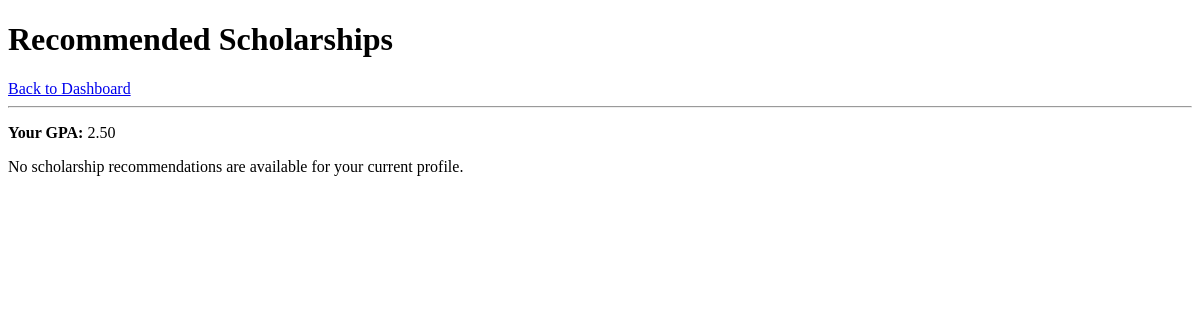
Before: /recommended-scholarships/ (signed in) with the older database file.
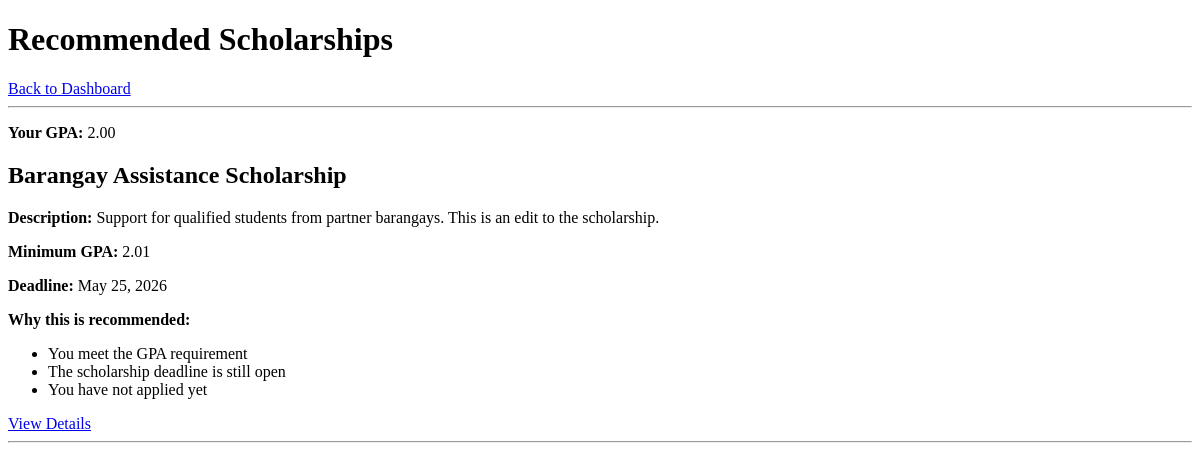
After: the same page with the newer database file.
### core/models.py (models this page shows, shortened)
class StudentProfile(models.Model):
    user = models.OneToOneField(User, on_delete=models.CASCADE)
    student_number = models.CharField(max_length=20, unique=True)
    course = models.CharField(max_length=100)
    year_level = models.PositiveIntegerField()
    gpa = models.DecimalField(max_digits=4, decimal_places=2)
    contact_number = models.CharField(max_length=20)
    address = models.TextField(blank=True, null=True)
    def applied_scholarship_ids(self):
        return self.applications.values_list('scholarship_id', flat=True)
    def recommended_scholarships(self):
        scholarships = Scholarship.objects.all().order_by('deadline')
        applied_ids = set(self.applied_scholarship_ids())
        recommended = []
        for scholarship in scholarships:
            if scholarship.id in applied_ids:
                continue
            if scholarship.is_closed():
                continue
            if self.gpa > scholarship.min_gpa:
                continue
            recommended.append({
                'scholarship': scholarship,
                'reasons': [
                    'You meet the GPA requirement',
                    'The scholarship deadline is still open',
                    'You have not applied yet',
                ]
            })
        return recommended

class Scholarship(models.Model):
    title = models.CharField(max_length=200)
    description = models.TextField()
    min_gpa = models.DecimalField(max_digits=4, decimal_places=2)
    deadline = models.DateField()
    created_at = models.DateTimeField(auto_now_add=True)
    def is_closed(self):
        return timezone.localdate() > self.deadline

### core/views.py (the view)
@login_required
def recommended_scholarships(request):
    profile = StudentProfile.objects.filter(user=request.user).first()
    if not profile:
        messages.error(request, 'No student profile is linked to this account.')
        return redirect('dashboard')
    recommendations = profile.recommended_scholarships()
    return render(request, 'core/recommended_scholarships.html', {
        'recommendations': recommendations,
        'profile': profile,
    })

### core/templates/core/recommended_scholarships.html (shortened to what this page needs)
<!DOCTYPE html>
<html>
<head>
</head>
<body>
    <h1>Recommended Scholarships</h1>
    <a href="{% url 'dashboard' %}">Back to Dashboard</a>
    <hr>
    <p><strong>Your GPA:</strong> {{ profile.gpa }}</p>
    {% if recommendations %}
        {% for item in recommendations %}
            <div>
                <h2>{{ item.scholarship.title }}</h2>
                <p><strong>Description:</strong> {{ item.scholarship.description }}</p>
                <p><strong>Minimum GPA:</strong> {{ item.scholarship.min_gpa }}</p>
                <p><strong>Deadline:</strong> {{ item.scholarship.deadline }}</p>
                <p><strong>Why this is recommended:</strong></p>
                <ul>
                    {% for reason in item.reasons %}
                        <li>{{ reason }}</li>
                    {% endfor %}
                </ul>
                <a href="{% url 'scholarship_detail' item.scholarship.id %}">View Details</a>
            </div>
            <hr>
        {% endfor %}
    {% else %}
        <p>No scholarship recommendations are available for your current profile.</p>
    {% endif %}
</body>
</html>

Changed rows visible on the page:
changed StudentProfile: gpa "2.50" → "2.00"
now on this page (row edited): Scholarship: scholarship "Barangay Assistance Scholarship", scholarship.description "Support for qualified students from partner barangays. This is an edit to the scholarship.", scholarship.min_gpa "2.01", scholarship.deadline "May 25, 2026", reasons "You meet the GPA requirement" "The scholarship deadline is still open" "You have not applied yet"
Other visible differences:
text no longer shown: "No scholarship recommendations are available for your current profile."
